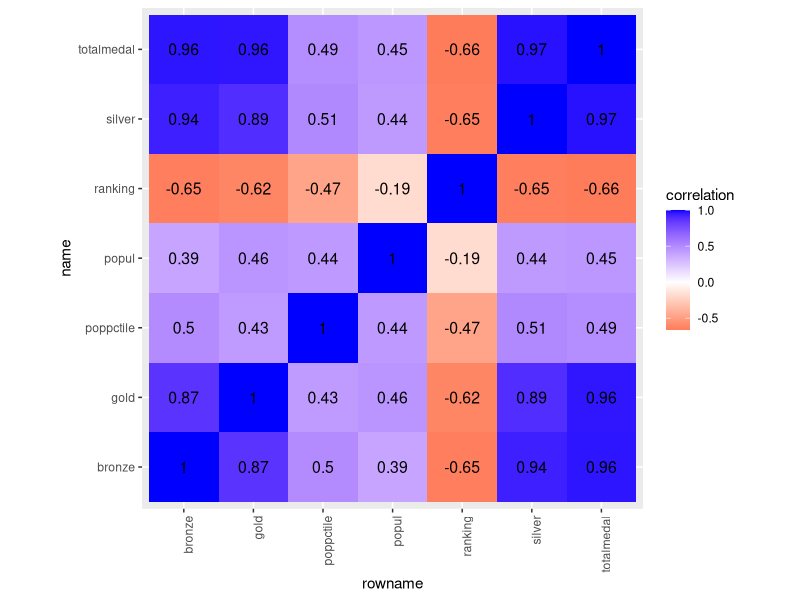
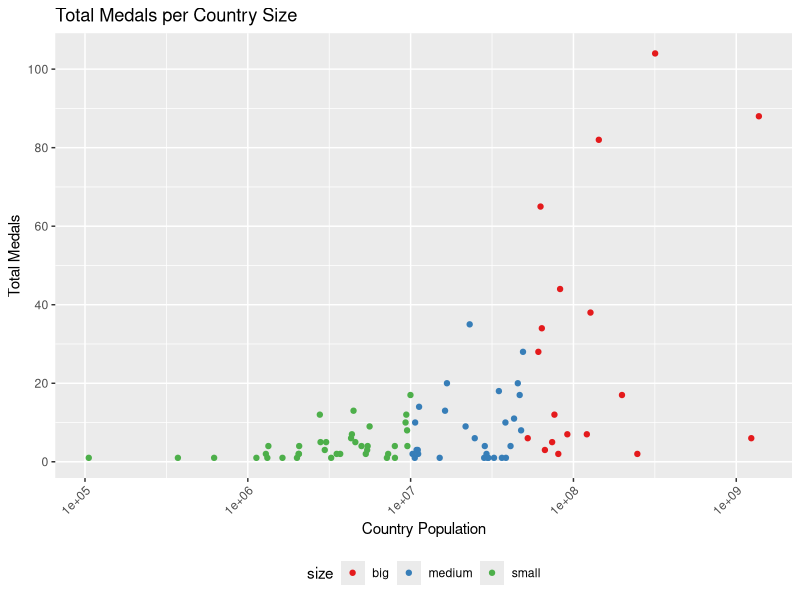
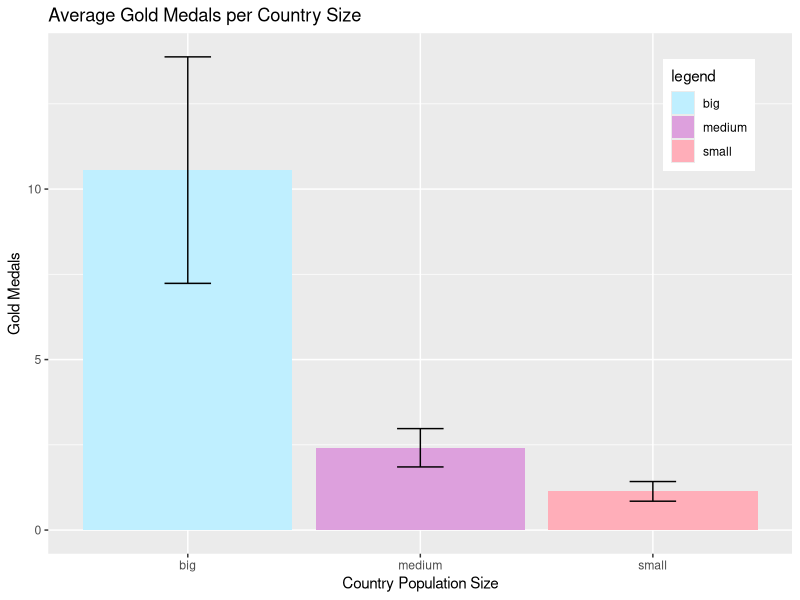
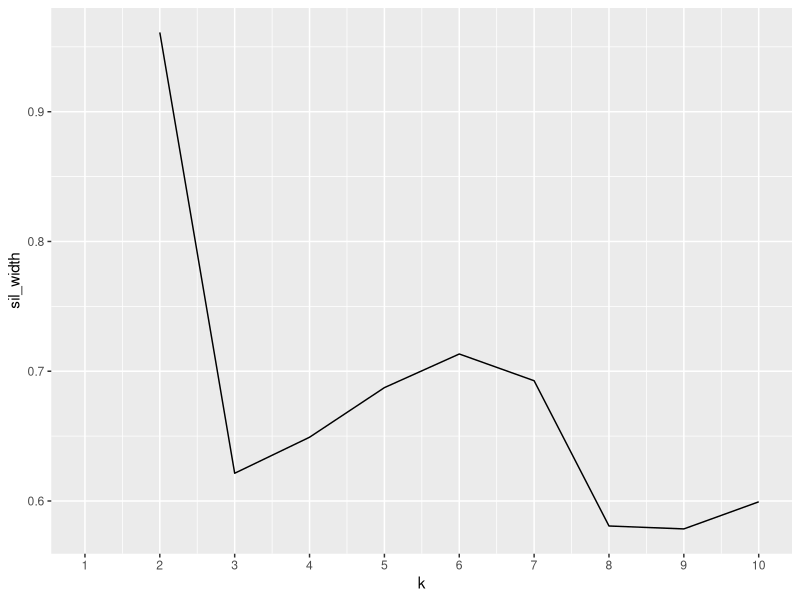
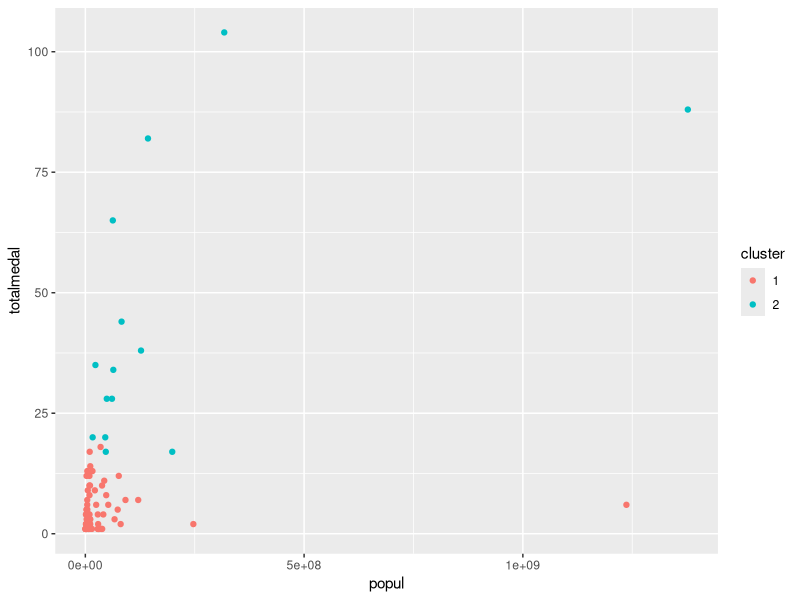
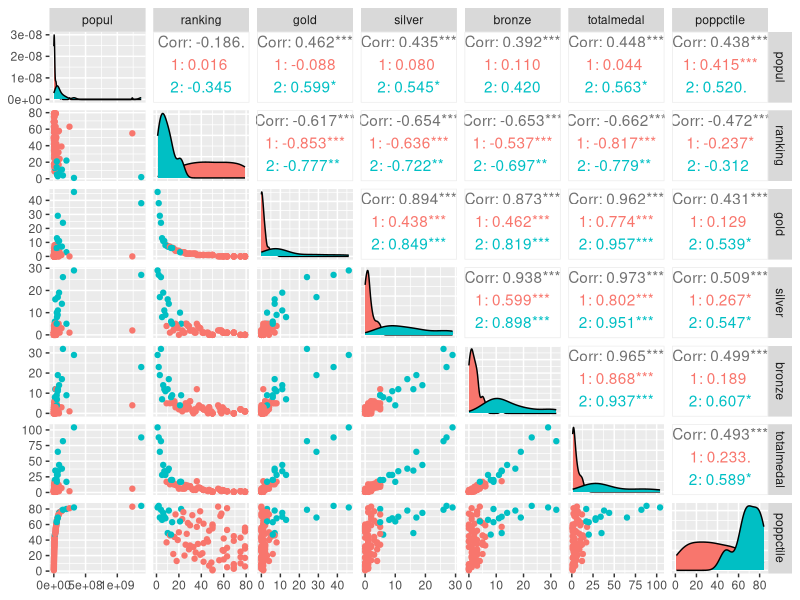
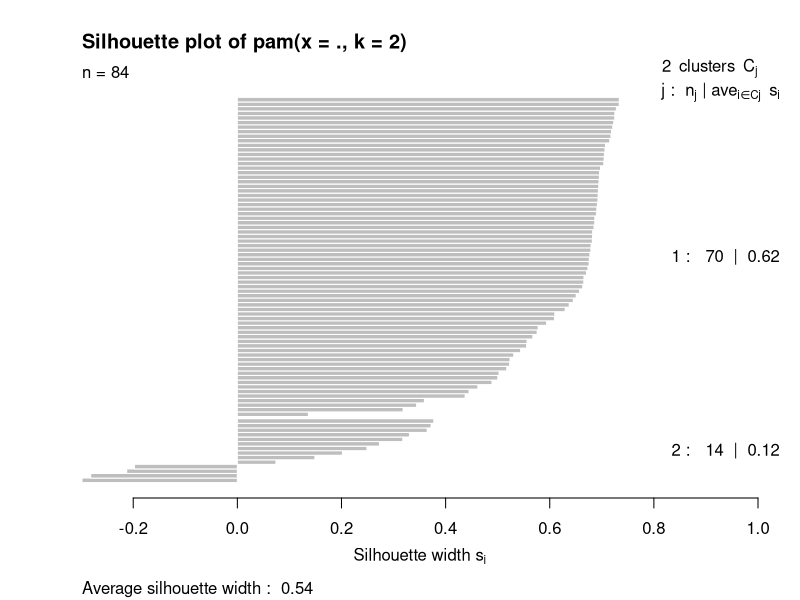

These figures' R source, in order:
## ---- chunk 1
knitr::opts_chunk$set(echo = TRUE, eval = TRUE, fig.align = "center", warning = F, message = F,
tidy=TRUE, tidy.opts=list(width.cutoff=60), R.options=list(max.print=100))
## ---- chunk 2
#Data Sets:
library(tidyr)
head(population)
pop <-as.data.frame(population)

library(VGAM)
head(olym12)
olympics <- as.data.frame(olym12)
## ---- chunk 3
#Tidying: 
pop <- pop %>% pivot_wider(names_from ="year", values_from="population")

pop1 <- pop[-c(2:18, 20)]
## ---- chunk 4
#Joining
library(dplyr)
as.data.frame(apply(olympics,2,function(x)gsub('\\s+', '',x)))
pop1 <- as.data.frame(apply(pop1,2,function(x)gsub('\\s+', '',x)))
names(pop1)[names(pop1) == "2012"] <- "popul"
pop1$popul <- as.numeric(as.character(pop1$popul))
pop1 %>% mutate_if(is.factor, as.character) -> pop1

test <- pop1
pop1$country <- gsub("China,HongKongSAR", "HongKong", pop1$country)
pop1$country <- gsub("UnitedStatesofAmerica", "UnitedStates", pop1$country)
pop1$country <- gsub("UnitedKingdomofGreatBritainandNorthernIreland", "GreatBritain", pop1$country)
pop1$country <- gsub("RussianFederation", "Russia", pop1$country)
pop1$country <- gsub("RepublicofKorea", "SouthKorea", pop1$country)
pop1$country <- gsub("DemocraticPeople'sSouthKorea", "NorthKorea", pop1$country)
pop1$country <- gsub("Iran\\(IslamicRepublicof\\)", "Iran", pop1$country)
pop1$country <- gsub("Venezuela\\(BolivarianRepublicof\\)", "Venezuela", pop1$country)
pop1$country <- gsub("VietNam", "Vietnam", pop1$country)
outlier <- olympics %>% anti_join(pop1,by=c("country"="country"))%>% distinct(country)
outlier
outlier2 <- pop1 %>% anti_join(olympics,by=c("country"="country"))%>% distinct(country)
glimpse(outlier2)
pop1$country <- gsub("RepublicofMoldova", "Moldova", pop1$country)

total <- inner_join(pop1, olympics, by=c("country"="country"))
head(total)


## ---- chunk 5
##Wrangling
library(dplyr)
library(ggplot2)

total %>% select(country, popul, totalmedal)  %>% filter(totalmedal>10 & popul>10000000)

total %>% select(country,gold) %>% arrange(desc(gold))

total <- total %>% mutate(poppctile=ntile(popul,100))
glimpse(total)

total <-total %>% mutate (size = case_when(popul<10000000 ~ "small", 
popul<=50000000 & popul>=10000000 ~ "medium", popul>50000000 ~ "big"))

total %>% group_by(size) %>% summarize(mean_medal=mean(totalmedal))

##Summary Statistics 
total %>% group_by(size) %>%summarize(max(totalmedal))
total %>% group_by(size) %>%summarize(max(gold))
total %>% group_by(size) %>%summarize(mean(ranking))
total %>% group_by(size) %>%summarize(mean(popul))
total %>% group_by(size) %>%summarize(mean(gold))
total %>% summarize(sd(popul))
total %>% group_by(size) %>%summarize(median(popul))
total %>% group_by(size) %>%summarize(max(popul))
total %>% group_by(size) %>%summarize(min(totalmedal))
total %>% group_by(size) %>%summarize(sd(totalmedal))
total %>% summarize_all(n_distinct)

#

stats <- total %>% summarize_if(is.numeric, list(min=min,max=max, mean=mean, 
sd=sd,var=var, median=median))

stats%>%pivot_longer(contains("_"))%>%separate(name,into=c("variable","stat")) %>%
  pivot_wider(names_from = "variable", values_from = "value") %>% 
  arrange(stat) %>% tidyr::unnest()

groupstats <- total %>% group_by(size) %>% summarize_if(is.numeric, list(min=min,max=max, 
mean=mean, sd=sd,var=var, median=median))
groupstats%>%pivot_longer(contains("_"))%>%
  separate(name,into=c("variable","stat")) %>% 
  pivot_wider(names_from = "stat", values_from = "value") %>% 
  arrange(variable) %>% tidyr::unnest()


#corelation matrix 
corr <- total %>% select_if(is.numeric)
cor(corr)

## ---- chunk 6
#Visualizing
library(ggplot2)
library(dplyr)
library(tidyverse)

cleancorr<-cor(corr)%>%as.data.frame%>%
  rownames_to_column%>%
  pivot_longer(-1,names_to="name",values_to="correlation")
head(cleancorr)

cleancorr %>% ggplot(aes(rowname,name,fill=correlation))+
  geom_tile()+
  scale_fill_gradient2(low="red",mid="white",high="blue")+ 
  geom_text(aes(label=round(correlation,2)),color = "black", size = 4)+ 
  theme(axis.text.x = element_text(angle = 90, hjust = 1))+ 
  coord_fixed()

#scatterplot 
ggplot(total, aes(x=popul, y=totalmedal, color=size))+
  geom_point() + 
  scale_y_continuous(name="Total Medals", breaks = seq(from = 0, to = 100, by = 20))+
  scale_color_brewer(palette="Set1")+
  labs( title="Total Medals per Country Size", x="Country Population")+ 
  theme(axis.text.x = element_text(angle=45, hjust=1), 
        legend.position="bottom")+scale_x_log10()



##bar graph 
total %>% group_by(size) %>% ggplot(aes(x=size,y=gold, fill=size)) +
  geom_bar(aes(x=size, y=gold,fill=size), stat="summary", fun.y="mean") + 
scale_fill_manual("legend", values = c("big" = "lightblue1", "medium" = "plum", "small" = "lightpink1"))+
  labs( title="Average Gold Medals per Country Size")+scale_y_continuous(name="Gold Medals")+
  scale_x_discrete(name ="Country Population Size")+ 
  theme( legend.position = c(.95, .95),legend.justification = c("right", "top"), 
         legend.box.just = "right",legend.margin = margin(6, 6, 6, 6)) +
  geom_errorbar(stat="summary",fun.data="mean_se", width=0.2)
 


## ---- chunk 7
#Dimentionality Reduction


library(cluster)
pam2p <- total %>% select(-country, -size) %>% scale %>% pam(2) ##scale then pam with 2 clusters  
pam2p

sil_width<-vector() ##check clusters with sil_width and graph 
for(i in 2:10){   
  pamp_fit <- total%>%select(-country, -size)%>%pam(i)  
  sil_width[i] <- pamp_fit$silinfo$avg.width  
} 

ggplot()+geom_line(aes(x=1:10,y=sil_width))+scale_x_continuous(name="k",breaks=1:10)

finalp<-total%>%mutate(cluster=as.factor(pam2p$clustering)) ##add cluster data 

confmatp <- finalp%>%group_by(size)%>%count(cluster)%>%
arrange(desc(n))%>% 
  pivot_wider(names_from="cluster",values_from="n",values_fill = list('n'=0)) 
##group to check
confmatp

ggplot(finalp, aes(x=popul,y=totalmedal, color=cluster))+geom_point() ##plot on 2 

library(GGally) 
ggpairs(finalp, columns=2:8, aes(color=cluster)) ##plot all pairs 


plot(pam2p,which=2) ##plot avg. sil width 

## ---- chunk 8
